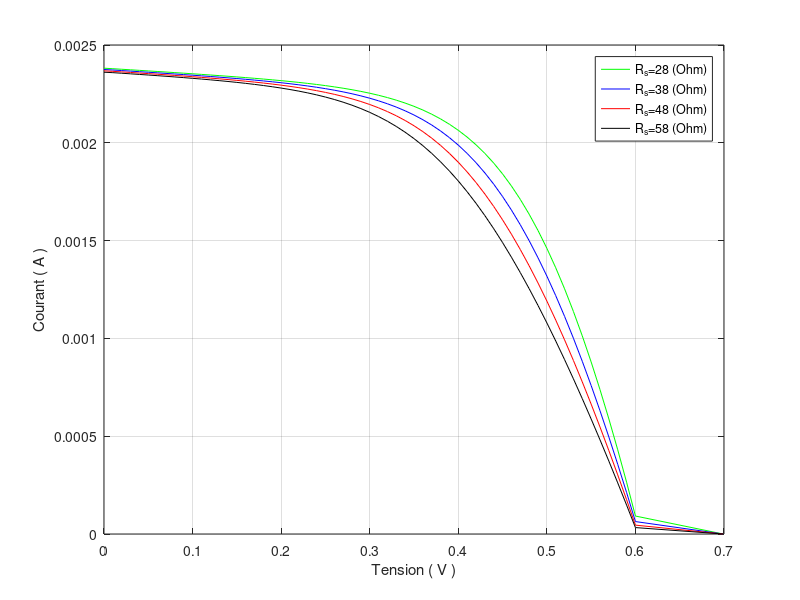

The MATLAB script that drew this image:
%Rs=28 Ohm
Icc=0.0024;Vco=0.699;Rs=28;Rp=3683;
K=1.38e-23;T=298;q=1.6e-19;n=2.5;
W=q/(n*K*T);
Io1=(Icc*(1+Rs/Rp)-Vco/Rp)/(exp(W*Vco));
Io2=(Icc*(1+Rs/Rp)-Vco/Rp)/(exp(W*Vco));
Io=Io1+Io2;
Iph=Vco/Rp+Io*exp(W*Vco);
V=0; k=0; I=Icc;
while I>=0;
Id1=Io*(exp(W*(V+Rs*I))-1); 
Id2=Io*(exp(W*(V+Rs*I))-1);
Id=Id1+Id2; 
IRp=(V+Rs*I)/(Rp); I=Icc-Id-IRp;
if I>=0; k=k+1; II(k)=I; IIRp(k)=IRp; VV(k)=V;
IIph(k)=Icc; IId(k)=Id; end;
V=V+0.01; end;
VV=[VV Vco]; II=[II 0];
plot(VV,II,'g'); hold on;grid on
xlabel(' tension ( V ) ');
ylabel(' Courant ( A ) ');
%Rs=38 Ohm
Icc=0.0024;Vco=0.699;Rs=38;Rp=3683;
K=1.38e-23;T=298;q=1.6e-19;n=2.5;
W=q/(n*K*T);
Io1=(Icc*(1+Rs/Rp)-Vco/Rp)/(exp(W*Vco));
Io2=(Icc*(1+Rs/Rp)-Vco/Rp)/(exp(W*Vco));
Io=Io1+Io2;
Iph=Vco/Rp+Io*exp(W*Vco);
V=0; k=0; I=Icc;
while I>=0;
Id1=Io*(exp(W*(V+Rs*I))-1); 
Id2=Io*(exp(W*(V+Rs*I))-1);
Id=Id1+Id2;
IRp=(V+Rs*I)/(Rp); I=Icc-Id-IRp;
if I>=0; k=k+1; II(k)=I; IIRp(k)=IRp; VV(k)=V;
IIph(k)=Icc; IId(k)=Id; end;
V=V+0.01; end;
VV=[VV Vco]; II=[II 0];
plot(VV,II,'b'); hold on;grid on
xlabel(' tension ( V ) ');
ylabel(' Courant ( A ) ');
%Rs=48 Ohm
Icc=0.0024;Vco=0.699;Rs=48;Rp=3683;
K=1.38e-23;T=298;q=1.6e-19;n=2.5;
W=q/(n*K*T);
Io1=(Icc*(1+Rs/Rp)-Vco/Rp)/(exp(W*Vco));
Io2=(Icc*(1+Rs/Rp)-Vco/Rp)/(exp(W*Vco));
Io=Io1+Io2;
Iph=Vco/Rp+Io*exp(W*Vco);
V=0; k=0; I=Icc;
while I>=0;
Id1=Io*(exp(W*(V+Rs*I))-1); 
Id2=Io*(exp(W*(V+Rs*I))-1);
Id=Id1+Id2; 
IRp=(V+Rs*I)/(Rp); I=Icc-Id-IRp;
if I>=0; k=k+1; II(k)=I; IIRp(k)=IRp; VV(k)=V;
IIph(k)=Icc; IId(k)=Id; end;
V=V+0.01; end;
VV=[VV Vco]; II=[II 0];
plot(VV,II,'red'); hold on;grid on
xlabel(' Tension ( V ) ');
ylabel(' Courant ( A ) ');
%Rs=58 Ohm
Icc=0.0024;Vco=0.699;Rs=58;Rp=3683;
K=1.38e-23;T=298;q=1.6e-19;n=2.5;
W=q/(n*K*T);
Io1=(Icc*(1+Rs/Rp)-Vco/Rp)/(exp(W*Vco));
Io2=(Icc*(1+Rs/Rp)-Vco/Rp)/(exp(W*Vco));
Io=Io1+Io2;
Iph=Vco/Rp+Io*exp(W*Vco);
V=0; k=0; I=Icc;
while I>=0;
Id1=Io*(exp(W*(V+Rs*I))-1); 
Id2=Io*(exp(W*(V+Rs*I))-1);
Id=Id1+Id2; 
IRp=(V+Rs*I)/(Rp); I=Icc-Id-IRp;
if I>=0; k=k+1; II(k)=I; IIRp(k)=IRp; VV(k)=V;
IIph(k)=Icc; IId(k)=Id; end;
V=V+0.01; end;
VV=[VV Vco]; II=[II 0];
plot(VV,II,'black'); hold on;grid on
xlabel(' Tension ( V ) ');
ylabel(' Courant ( A ) ');
legend('R_{s}=28 (Ohm)','R_{s}=38 (Ohm)','R_{s}=48 (Ohm)','R_{s}=58 (Ohm)','Location', 'Best')
